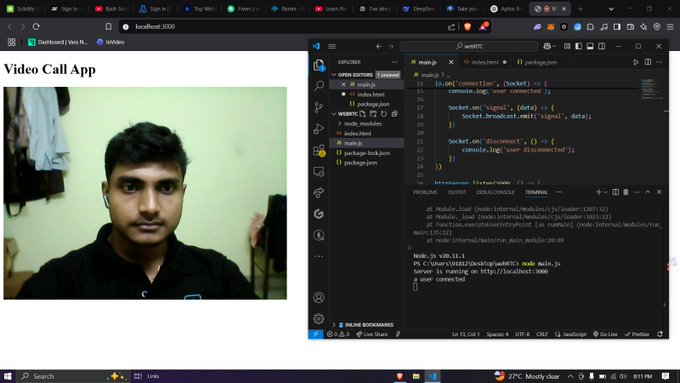
#> input picture asd.jpg, 680 x 383 px, found by its file name
$ python sample.py
#> lines starting #> are read from the running program, lines starting #| are printed output that depends on the picture
from PIL import Image

# Use a raw string or double backslashes
asd = r"C:\Users\91812\Desktop\AI-TG-Bot\asd.jpg"

# Open the image file
base_image = Image.open(asd)
#> base_image is the input picture: PIL image 680x383 RGB; mean R, G, B 97.4, 100.2, 95.8

# Resize the image
base_image = base_image.resize((721, 430))
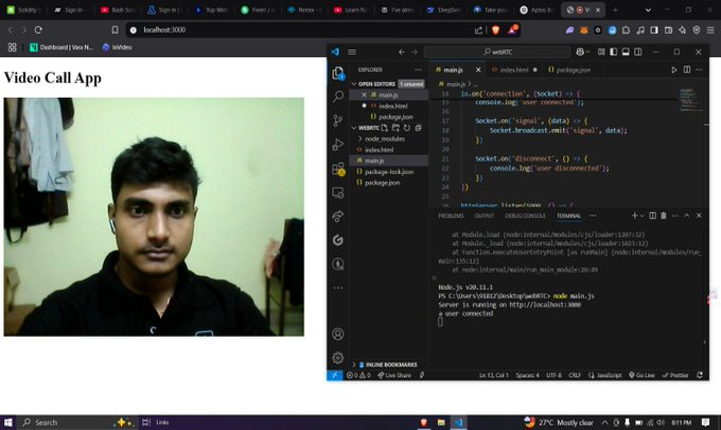
#> base_image: PIL image 721x430 RGB; mean R, G, B 97.4, 100.2, 95.7

# Save the resized image
output_path = r"C:\Users\91812\Desktop\AI-TG-Bot\resized_asd.jpg"  # Specify the output path
base_image.save(output_path)
